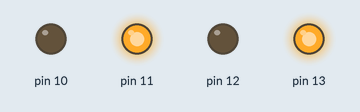
This sketch was run on a simulated Arduino Uno, built with avr-gcc and run on an emulated ATmega328P. Shown: output pins drawn as LEDs (lit = HIGH).

Above: at 0.02 s.
At 1.47 s:
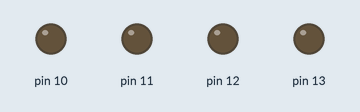
At 2.92 s:
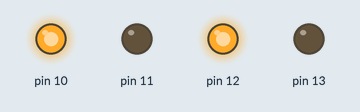
Timing chart, 0 to 3.2 s (numbered marks = the images above):
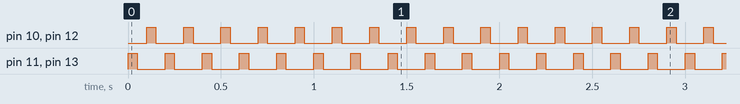

The sketch:

BlinkingLights.ino
```cpp
void setup()
{
  pinMode(13, OUTPUT);
  pinMode(12, OUTPUT);
  pinMode(11, OUTPUT);
  pinMode(10, OUTPUT);
}

void loop()
{
  digitalWrite(13, HIGH);
  digitalWrite(11, HIGH);

  delay(50);

  digitalWrite(13, LOW);
  digitalWrite(11, LOW);

  delay(50);

  digitalWrite(12, HIGH);
  digitalWrite(10, HIGH);

  delay(50);

  digitalWrite(12, LOW);
  digitalWrite(10, LOW);

  delay(50);
}
```

Measured:
- by itself, pin 10–13: alternates HIGH for 0.05 s and LOW for 0.15 s
